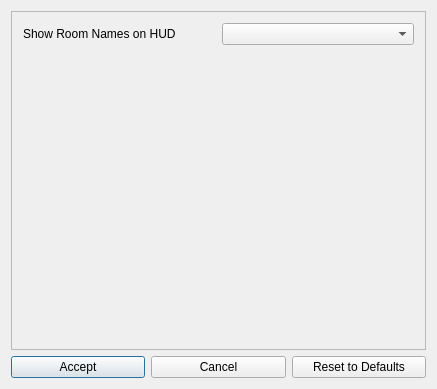
<?xml version="1.0" encoding="UTF-8"?>
<ui version="4.0">
 <class>PseudoregaliaCosmeticPatchesDialog</class>
 <widget class="QDialog" name="PseudoregaliaCosmeticPatchesDialog">
  <property name="geometry">
   <rect>
    <x>0</x>
    <y>0</y>
    <width>437</width>
    <height>389</height>
   </rect>
  </property>
  <property name="windowTitle">
   <string>Pseudoregalia - Cosmetic Options</string>
  </property>
  <layout class="QGridLayout" name="gridLayout">
   <item row="2" column="0">
    <widget class="QPushButton" name="accept_button">
     <property name="text">
      <string>Accept</string>
     </property>
    </widget>
   </item>
   <item row="2" column="2">
    <widget class="QPushButton" name="reset_button">
     <property name="text">
      <string>Reset to Defaults</string>
     </property>
    </widget>
   </item>
   <item row="2" column="1">
    <widget class="QPushButton" name="cancel_button">
     <property name="text">
      <string>Cancel</string>
     </property>
    </widget>
   </item>
   <item row="1" column="0" colspan="3">
    <widget class="QScrollArea" name="scrollArea">
     <property name="widgetResizable">
      <bool>true</bool>
     </property>
     <widget class="QWidget" name="scroll_area_contents">
      <property name="geometry">
       <rect>
        <x>0</x>
        <y>0</y>
        <width>417</width>
        <height>338</height>
       </rect>
      </property>
      <layout class="QVBoxLayout" name="verticalLayout">
       <item>
        <layout class="QHBoxLayout" name="room_name_layout">
         <item>
          <widget class="QLabel" name="room_name_label">
           <property name="text">
            <string>Show Room Names on HUD</string>
           </property>
          </widget>
         </item>
         <item>
          <widget class="QComboBox" name="room_name_dropdown"/>
         </item>
        </layout>
       </item>
       <item>
        <spacer name="verticalSpacer">
         <property name="orientation">
          <enum>Qt::Vertical</enum>
         </property>
         <property name="sizeHint" stdset="0">
          <size>
           <width>20</width>
           <height>40</height>
          </size>
         </property>
        </spacer>
       </item>
      </layout>
     </widget>
    </widget>
   </item>
  </layout>
 </widget>
 <layoutdefault spacing="6" margin="11"/>
 <resources/>
 <connections/>
</ui>
